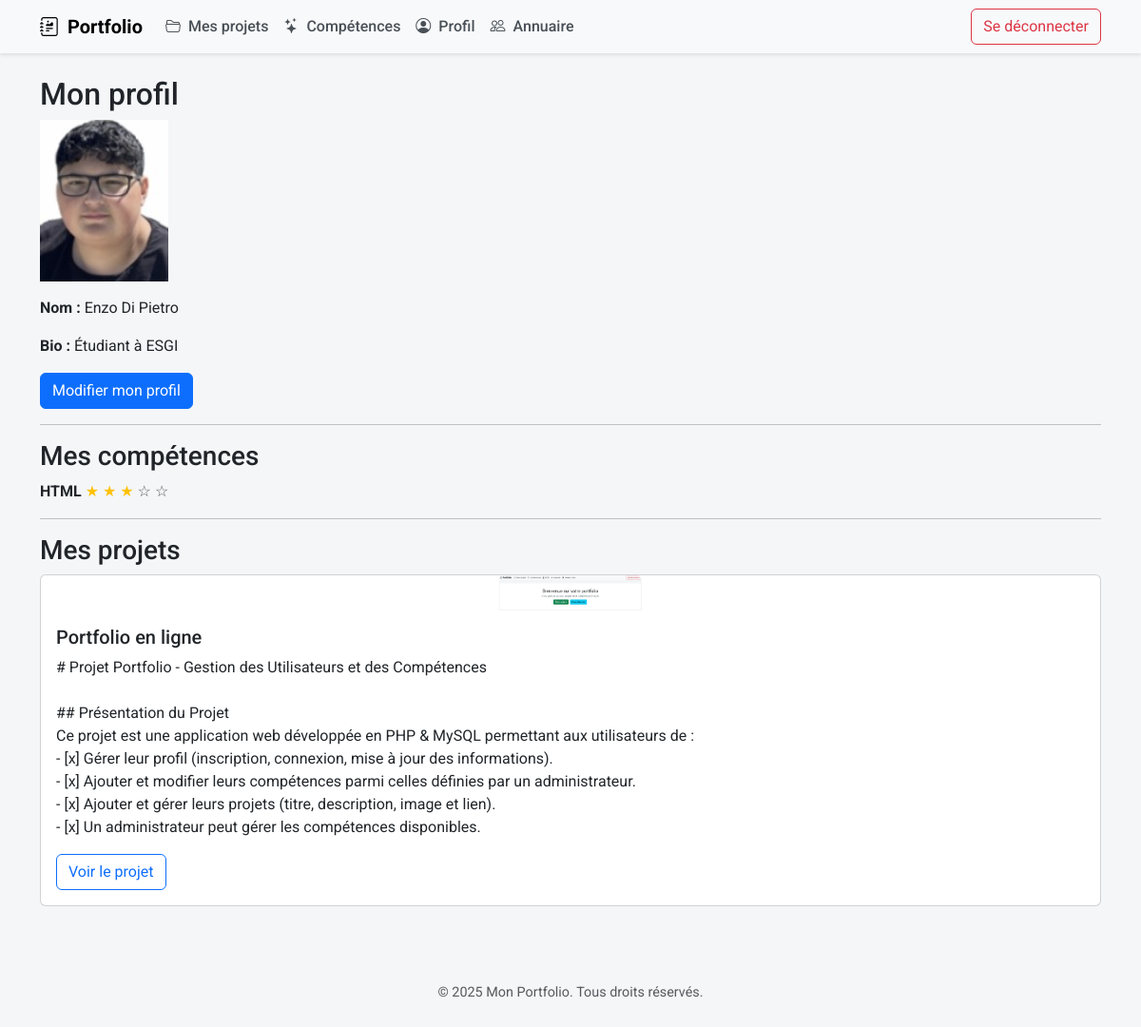
Screenshot of /profile.php (signed in) with the database file from the repository.
### tables this page shows
CREATE TABLE `profiles` (
  `user_id` int(11) NOT NULL,
  `name` varchar(255) DEFAULT NULL,
  `bio` text DEFAULT NULL,
  `photo` varchar(255) DEFAULT NULL
);

CREATE TABLE `user_skills` (
  `id` int(11) NOT NULL,
  `user_id` int(11) NOT NULL,
  `skill_type_id` int(11) NOT NULL,
  `level` tinyint(4) NOT NULL DEFAULT 1
);

CREATE TABLE `skill_types` (
  `id` int(11) NOT NULL,
  `name` varchar(255) NOT NULL,
  `difficulty` tinyint(4) NOT NULL DEFAULT 1 COMMENT '1=débutant → 5=expert'
);

CREATE TABLE `projects` (
  `id` int(11) NOT NULL,
  `user_id` int(11) NOT NULL,
  `title` varchar(255) NOT NULL,
  `description` text NOT NULL,
  `link` varchar(255) DEFAULT NULL,
  `image` varchar(255) DEFAULT NULL,
  `created_at` datetime NOT NULL DEFAULT current_timestamp()
);

### includes/functions.php (called while the page is built, shortened)
<?php
function isLoggedIn(): bool {
    return isset($_SESSION['user_id']);
}
function getProjectsByUser(int $user_id): array {
    $pdo  = getPDO();
    $stmt = $pdo->prepare(
        'SELECT * FROM projects WHERE user_id = ? ORDER BY created_at DESC'
    );
    $stmt->execute([$user_id]);
    return $stmt->fetchAll();
}
function getUserSkills(int $user_id): array {
    $pdo  = getPDO();
    $stmt = $pdo->prepare(<<<'SQL'
        SELECT
          us.id,
          st.name       AS skill,
          st.difficulty,
          us.level
        FROM user_skills us
        JOIN skill_types st ON st.id = us.skill_type_id
        WHERE us.user_id = ?
        ORDER BY st.name
    SQL);
    $stmt->execute([$user_id]);
    return $stmt->fetchAll();
}
function getProfile(int $user_id): array {
    $pdo  = getPDO();
    $stmt = $pdo->prepare('SELECT * FROM profiles WHERE user_id = ?');
    $stmt->execute([$user_id]);
    return $stmt->fetch() ?: [];
}

### profile.php (the view, shortened to what this page needs)
<?php
require_once __DIR__ . '/includes/functions.php';
$user_id  = $_SESSION['user_id'];
$profile  = getProfile($user_id);
$skills   = getUserSkills($user_id);
$projects = getProjectsByUser($user_id);
include __DIR__ . '/includes/header.php';
?>
<h2>Mon profil</h2>
<?php if (!empty($profile['photo'])): ?>
  <div class="mb-3">
    <img
      src="uploads/<?= htmlspecialchars($profile['photo']) ?>"
      style="max-width:150px; height:auto;"
      alt="Photo de profil"
    >
  </div>
<?php endif; ?>
<p><strong>Nom :</strong>
   <?= htmlspecialchars($profile['name'] ?? 'Non renseigné') ?></p>
<p><strong>Bio :</strong>
   <?= nl2br(htmlspecialchars($profile['bio'] ?? 'Non renseignée')) ?></p>
<p>
  <a href="profile_edit.php" class="btn btn-primary">
    Modifier mon profil
  </a>
</p>
<hr>
<h3>Mes compétences</h3>
<?php if ($skills): ?>
  <?php foreach ($skills as $skill): ?>
    <div class="mb-2">
      <strong><?= htmlspecialchars($skill['skill']) ?></strong>
      <?php for ($i = 1; $i <= 5; $i++): ?>
        <?php if ($i <= $skill['level']): ?>
          <span class="text-warning">&#9733;</span>
        <?php else: ?>
          <span class="text-muted">&#9734;</span>
        <?php endif; ?>
      <?php endfor; ?>
    </div>
  <?php endforeach; ?>
<?php else: ?>
  <p>Aucune compétence renseignée.</p>
<?php endif; ?>
<hr>
<h3>Mes projets</h3>
<?php if ($projects): ?>
  <?php foreach ($projects as $project): ?>
    <div class="card mb-4">
      <?php if (!empty($project['image'])): ?>
        <img
          src="uploads/projects/<?= htmlspecialchars($project['image']) ?>"
          class="card-img-top"
          alt="Image du projet"
          style="max-width:150px; height:auto; display:block; margin:0 auto;"
        >
      <?php endif; ?>
      <div class="card-body">
        <h5 class="card-title"><?= htmlspecialchars($project['title']) ?></h5>
        <p class="card-text">
          <?= nl2br(htmlspecialchars($project['description'])) ?>
        </p>
        <?php if (!empty($project['link'])): ?>
          <a
            href="<?= htmlspecialchars($project['link']) ?>"
            class="btn btn-outline-primary"
            target="_blank"
          >Voir le projet</a>
        <?php endif; ?>
      </div>
    </div>
  <?php endforeach; ?>
<?php else: ?>
  <p>Aucun projet ajouté pour l’instant.</p>
<?php endif; ?>
<?php include __DIR__ . '/includes/footer.php'; ?>

### includes/header.php (shortened to what this page needs)
<?php
require_once __DIR__ . '/functions.php';
?>
<!DOCTYPE html>
<html lang="fr">
<head>
  <link
    href="https://cdn.jsdelivr.net/npm/bootstrap@5.3.0/dist/css/bootstrap.min.css"
    rel="stylesheet"
  >
  <link
    href="https://cdn.jsdelivr.net/npm/bootstrap-icons@1.10.5/font/bootstrap-icons.css"
    rel="stylesheet"
  >
  <link href="/assets/css/style.css" rel="stylesheet">
</head>
<body>
<nav class="navbar navbar-expand-lg navbar-light bg-light">
  <div class="container">
    <a class="navbar-brand" href="/index.php">
      <i class="bi bi-journal-richtext me-1"></i>
      Portfolio
    </a>
    <div class="collapse navbar-collapse" id="navBar">
      <ul class="navbar-nav me-auto mb-2 mb-lg-0">
        <?php if (isLoggedIn()): ?>
          <li class="nav-item">
            <a class="nav-link" href="/projects/projects.php">
              <i class="bi bi-folder2-open me-1"></i>
              Mes projets
            </a>
          </li>
          <li class="nav-item">
            <a class="nav-link" href="/skills/skills.php">
              <i class="bi bi-stars me-1"></i>
              Compétences
            </a>
          </li>
          <li class="nav-item">
            <a class="nav-link" href="/profile.php">
              <i class="bi bi-person-circle me-1"></i>
              Profil
            </a>
          </li>
          <li class="nav-item">
            <a class="nav-link" href="/directory.php">
              <i class="bi bi-people me-1"></i>
              Annuaire
            </a>
          </li>
        <?php endif; ?>
      </ul>
      <div class="d-flex">
        <?php if (isLoggedIn()): ?>
          <a href="/logout.php" class="btn btn-outline-danger">Se déconnecter</a>
        <?php else: ?>
          <a href="/register.php" class="btn btn-outline-primary me-2">S'inscrire</a>
          <a href="/login.php" class="btn btn-primary">Se connecter</a>
        <?php endif; ?>
      </div>
    </div>
  </div>
</nav>
<div class="container mt-4">

### includes/footer.php (shortened to what this page needs)
</div>
<footer class="mt-5 text-center text-muted">
  <p>© <?= date('Y') ?> Mon Portfolio. Tous droits réservés.</p>
</footer>
</body>
</html>

### assets/css/style.css (style rules this page uses)
body { font-family: 'Roboto', sans-serif; background-color: #f4f6f8; }
.navbar { box-shadow: 0 2px 4px rgba(0,0,0,0.1); }
.navbar-brand { font-weight: 700; }
.nav-link { font-weight: 500; color: #495057 !important; }
footer { margin-top: 4rem; padding: 2rem 0; text-align: center; color: #6c757d; font-size: 0.9rem; }

### rows the page displays
profiles: photo (picture), name "Enzo Di Pietro", bio "Étudiant à ESGI"
user_skills: skill_type.name "HTML", level 3 (drawn)
projects: image (picture), title "Portfolio en ligne", description "# Projet Portfolio - Gestion des Utilisateurs et des Compétences ## Présentation du Projet Ce projet est une application web développée en PHP & MySQL permettant aux utilisateurs de : - [x] Gérer leur profil (inscription, connexion, mise à jour des informations). - [x] Ajouter et modifier leurs compétences parmi celles définies par un administrateur. - [x] Ajouter et gérer leurs projets (titre, description, image et lien). - [x] Un administrateur peut gérer les compétences disponibles."
